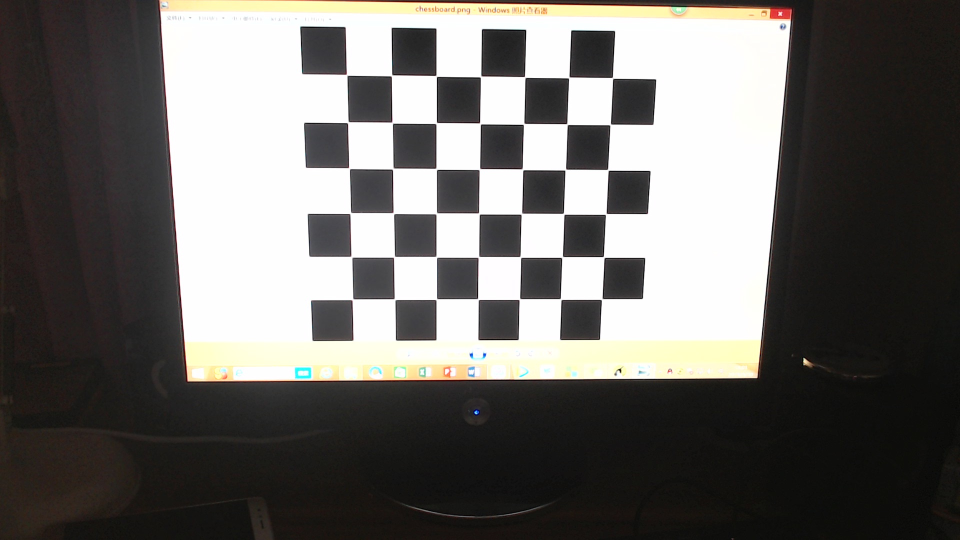
#> input picture img/0.jpg, 1920 x 1080 px (shown at 1/2 size); its folder holds only this picture in this run
$ python cam_cal.py
#> lines starting #> are read from the running program, lines starting #| are printed output that depends on the picture; long printed decimals are rounded
import cv2
import glob
import numpy as np
import math

cbraw = 6
cbcol = 7


def cam_calibrate():

    objp = np.zeros((cbraw * cbcol, 3), np.float32)

    objp[:, :2] = np.mgrid[0:cbraw, 0:cbcol].T.reshape(-1, 2)
    print(objp)

    objpoints = []
    imgpoints = []

    images = glob.glob("./img/*.jpg")
    for fname in images:

        img = cv2.imread(fname)
#> img is the input picture: shape (1080, 1920, 3); mean B, G, R 102.8, 106, 108.1
        #img = cv2.resize(img, None, fx=2, fy=2, interpolation=cv2.INTER_CUBIC)
        gray = cv2.cvtColor(img, cv2.COLOR_BGR2GRAY)
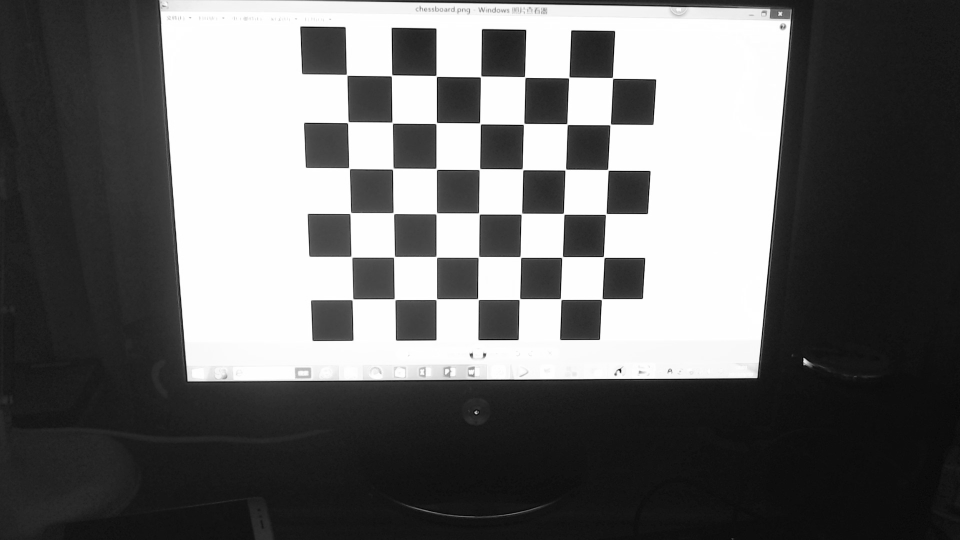
#> gray: shape (1080, 1920) (shown at 1/2 size); min 0, max 255, mean 106.3
        ret, corners = cv2.findChessboardCorners(gray, (6, 7), None)
#> ret = True; corners = 42 rows, first 8: [704.1, 600.8], [704.7, 515.6], [700, 425.5], [699.5, 336], [694.2, 246.1], [692.5, 148.6], [790.9, 600.5], [787.2, 515.5]
        criteria = (cv2.TERM_CRITERIA_EPS + cv2.TERM_CRITERIA_MAX_ITER, 30, 0.001)
        corners2 = cv2.cornerSubPix(gray, corners, (11, 11), (-1, -1), criteria)
#> corners2 = 42 rows, first 8: [705.3, 599.2], [703.2, 513.8], [701, 426.7], [698.6, 337], [696.2, 245.2], [693.6, 150.1], [789.6, 598.9], [788.4, 513.9]
        objpoints.append(objp)
        imgpoints.append(corners2)
        img = cv2.drawChessboardCorners(gray, (cbraw, cbcol), corners2, ret)
#> img: shape (1080, 1920)
        cv2.imshow('img', img)
        #cv2.waitKey(5000)

    ret, mtx, dist, rvecs, tvecs = cv2.calibrateCamera(objpoints, imgpoints, gray.shape[::-1], None, None,)
#> ret = 0.152; mtx = [[1650.5, 0, 951.2], [0, 1718.4, 569.9], [0, 0, 1]]; dist = [[0.0107, 0.235, 0.00139, -0.000231, -0.858]]; rvecs = ([0.234, 0.161, -1.56],); tvecs = ([-2.94, 0.335, 19.72],)

    print("ret:", ret)
#| ret: 0.1515
    print("内参数矩阵mtx:\n", mtx)
#| 内参数矩阵mtx:
#|  [[1.65045015e+03 0.00000000e+00 9.51243962e+02]
#|  [0.00000000e+00 1.71836542e+03 5.69908050e+02]
#|  [0.00000000e+00 0.00000000e+00 1.00000000e+00]]
    print("dist:\n", dist)
#| dist:
#|  [[ 1.07284603e-02  2.34712876e-01  1.38988162e-03 -2.30793783e-04
#|   -8.58131150e-01]]
    print("rvecs:\n", rvecs)
#| rvecs:
#|  (array([[ 0.234],
#|        [ 0.1609],
#|        [-1.556]]),)
    print("tvecs:\n", tvecs)
#| tvecs:
#|  (array([[-2.935],
#|        [ 0.3345],
#|        [19.718]]),)


if __name__ == '__main__':
     cam_calibrate()

$ run again, on img/1.jpg
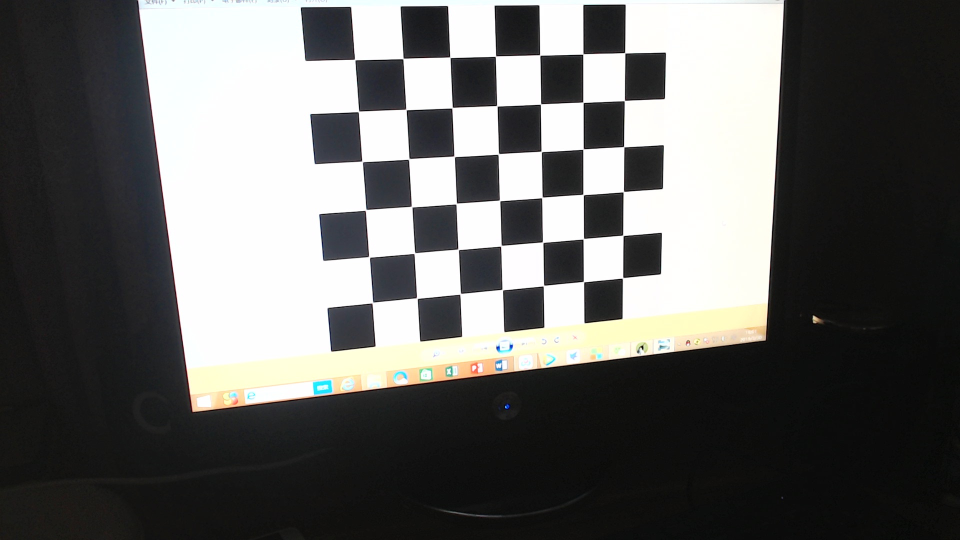
#> input picture img/1.jpg, 1920 x 1080 px (shown at 1/2 size)
#> in cam_calibrate, img is the input picture: shape (1080, 1920, 3); mean B, G, R 99.9, 101.6, 101.5
#> in cam_calibrate, `gray = cv2.cvtColor(img, cv2.COLOR_BGR2GRAY)`:
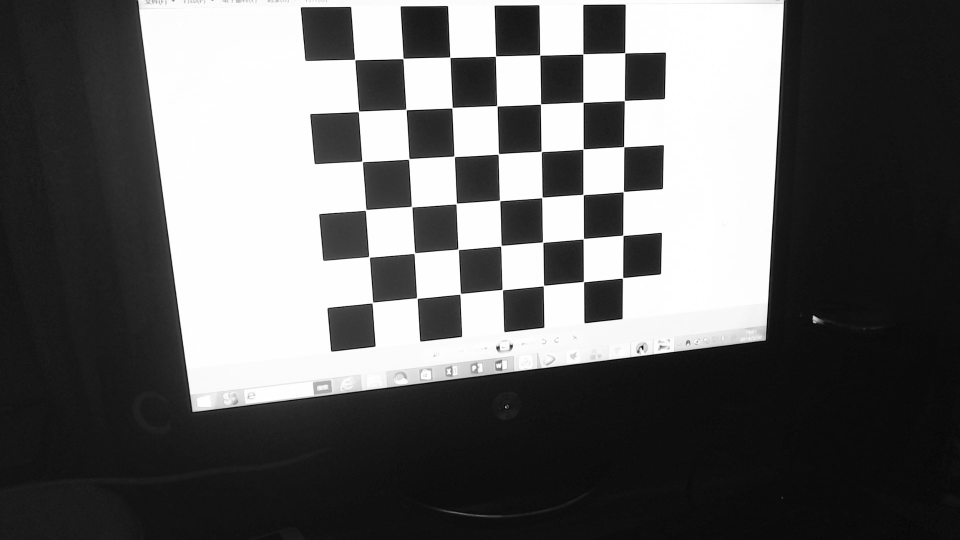
#> gray: shape (1080, 1920) (shown at 1/2 size); min 0, max 255, mean 101.4
#> in cam_calibrate, `ret, corners = cv2.findChessboardCorners(gray, (6, 7), None)`: ret = True; corners = 42 rows, first 8: [749, 601], [738.5, 514.5], [732.2, 421.5], [724.5, 323], [717.5, 223.5], [709.5, 119.5], [832.5, 593.2], [827.8, 508]
#> corners2 = 42 rows, first 8: [745.1, 605.6], [738.6, 514.3], [731.8, 420.3], [724.7, 323.3], [717.5, 223.4], [709.7, 119.6], [834.2, 596.6], [829.1, 506.7]
#> img: shape (1080, 1920)
#> in cam_calibrate, `ret, mtx, dist, rvecs, tvecs = cv2.calibrateCamera(objpoints, imgpoint..`: ret = 0.109; mtx = [[924.5, 0, 828.2], [0, 949.9, 493.2], [0, 0, 1]]; dist = [[0.0315, -0.0666, 0.000862, -0.0012, 0.0621]]; rvecs = ([0.235, -0.00133, -1.63],); tvecs = ([-0.92, 1.21, 10.25],)
#| ret: 0.1093
#| 内参数矩阵mtx:
#|  [[924.454   0.         828.238]
#|  [  0.         949.893 493.230]
#|  [  0.           0.           1.        ]]
#| dist:
#|  [[ 0.03155 -0.06659  0.0008623 -0.001198  0.06212]]
#| rvecs:
#|  (array([[ 2.34583468e-01],
#|        [-1.33475272e-03],
#|        [-1.63417657e+00]]),)
#| tvecs:
#|  (array([[-0.92],
#|        [ 1.211],
#|        [10.249 ]]),)
